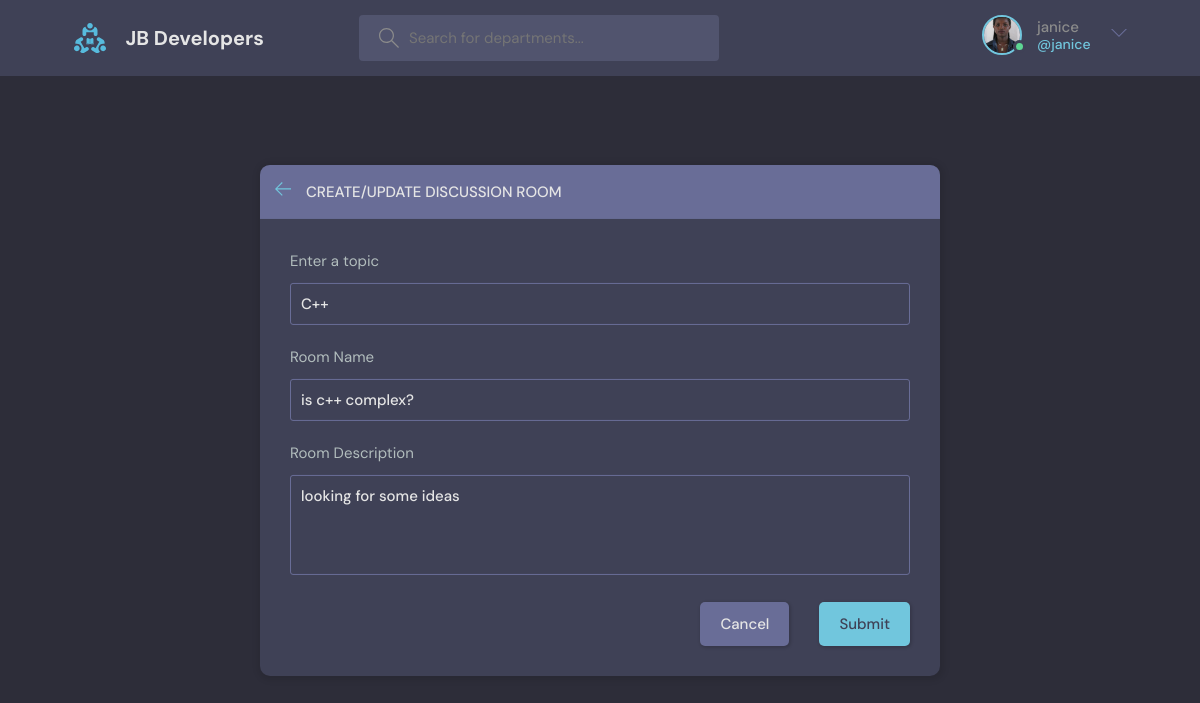
Page /update_department/2/ (signed in) on the committed database.
### base/models.py (models this page shows, shortened)
class User(AbstractUser):
    name = models.CharField(max_length=200,null=True)
    email = models.EmailField(unique=True ,null=True)
    bio = models.TextField(null=True)
    avatar = models.ImageField(null=True, default='avatar.svg')
    USERNAME_FIELD = 'email'
    REQUIRED_FIELDS = []

class Department(models.Model):
    host = models.ForeignKey(User, on_delete=models.SET_NULL, null=True)
    topic = models.ForeignKey(Topic, on_delete=models.SET_NULL, null=True)
    name = models.CharField(max_length=200)
    description = models.TextField(null=True,blank=True)
    participants = models.ManyToManyField(User, related_name='participants', blank=True)
    updated = models.DateTimeField(auto_now=True)
    created = models.DateTimeField(auto_now_add=True)
    class Meta:
        ordering = ['-updated','-created']

class Topic(models.Model):
    name = models.CharField(max_length=200)

### base/views.py (the view, shortened to what this page needs)
# urls.py: path('update_department/<str:pk>/', views.UpdateDepartment, name="update_department"),
@login_required(login_url='login')
def UpdateDepartment(request, pk):
    department = Department.objects.get(id=pk)
    form = DepartmentForm(instance=department)
    topics = Topic.objects.all()
    if request.user != department.host:
        return HttpResponse("you are not allowed to edit this room")
    context = {'form':form, 'topics':topics, 'department':department}
    return render (request, 'base/department_form.html', context)

### base/forms.py
class DepartmentForm(ModelForm):
    class Meta:
        model = Department
        fields = '__all__'
        exclude = ['host', 'participants']

### base/templates/base/department_form.html (shortened to what this page needs)
{% extends 'main.html' %}
{% block contents %}
  <main class="create-room layout">
    <div class="container">
      <div class="layout__box">
        <div class="layout__boxHeader">
          <div class="layout__boxTitle">
            <a href="{% url 'home' %}">
              <svg version="1.1" xmlns="http://www.w3.org/2000/svg" width="32" height="32" viewBox="0 0 32 32">
                <title>arrow-left</title>
                <path
                  d="M13.723 2.286l-13.723 13.714 13.719 13.714 1.616-1.611-10.96-10.96h27.625v-2.286h-27.625l10.965-10.965-1.616-1.607z">
                </path>
              </svg>
            </a>
            <h3>Create/Update Discussion Room</h3>
          </div>
        </div>
        <div class="layout__body">
          <form class="form" action="" method="POST">
            <div class="form__group">
              <label for="room_topic">Enter a topic</label>
              <input type="text" required list="topic-list" value="{{department.topic.name}}" name="topic" />
            </div>
            <div class="form__group">
              <label for="room_name">Room Name</label>
              {{form.name}}
            </div>
            <div class="form__group">
              <label for="room_description">Room Description</label>
              {{form.description}}
            </div>
            <div class="form__action">
              <a class="btn btn--dark" href="{% url 'home' %}">Cancel</a>
              <button class="btn btn--main" type="submit">Submit</button>
            </div>
          </form>
        </div>
      </div>
    </div>
  </main>
{% endblock %}

### templates/navbar.html (shortened to what this page needs)
{% load static %}
<header class="header header--loggedIn">
    <div class="container">
      <a href="{% url 'home' %}" class="header__logo">
        <img src="{% static 'images/logo.svg' %}" />
        <h1>JB Developers</h1>
      </a>
      <form method="GET" class="header__search" action="{% url 'home' %}">
        <label>
          <input name='q' placeholder="Search for departments..." />
        </label>
      </form>
      <nav class="header__menu">
        {% if request.user.is_authenticated %}
        <div class="header__user">
          <a href="{% url 'update-user' %}">
            <div class="avatar avatar--medium active">
              <img src="{{user.avatar.url}}" />
            </div>
            <p>{{user.username}}<span>@{{user.username}}</span></p>
          </a>
          <button class="dropdown-button">
            <svg version="1.1" xmlns="http://www.w3.org/2000/svg" width="32" height="32" viewBox="0 0 32 32">
              <title>chevron-down</title>
              <path d="M16 21l-13-13h-3l16 16 16-16h-3l-13 13z"></path>
            </svg>
          </button>
        </div>
      {% else %}
        <a href="{% url 'login' %}">
          <img src="{% static 'images/avatar.svg' %}" />
          <p>Login</p>
          {% endif %}
      </nav>
    </div>
  </header>

### static/styles/style.css (style rules this page uses)
* { font-family: "DM Sans", -apple-system, BlinkMacSystemFont, "Segoe UI", Roboto, Oxygen, Ubuntu, Cantarell, "Open Sans", "Helvetica Neue", sans-serif; margin: 0; padding: 0; box-sizing: border-box; text-rendering: optimizeLegibility; font-size: inherit; }
body { line-height: 1.6; font-weight: 400; font-size: 1.5rem; color: var(--color-light-gray); background-color: var(--color-bg); min-height: 100vh; }
img { width: 100%; }
a { display: inline-block; color: var(--color-main); text-decoration: none; }
.container { max-width: 120rem; width: 90%; margin: auto; }
.btn { background-color: transparent; border: none; display: inline-flex; align-items: center; gap: 1rem; cursor: pointer; transition: all ease-in-out 0.3s; padding: 1rem 2rem; border-radius: 5px; box-shadow: 1px 1px 3px 1px rgba(0, 0, 0, 0.15); font-weight: 500; }
.btn--main { background-color: var(--color-main); color: var(--color-dark); }
.btn--dark { background-color: var(--color-dark-light); color: var(--color-light); }
.avatar { position: relative; display: inline-block; border-radius: 50%; border: 2px solid var(--color-main); }
.avatar img { display: block; border-radius: 50%; object-fit: cover; object-position: center; }
.avatar::after { content: ""; display: block; position: absolute; background-color: var(--color-gray); z-index: 111; border-radius: 50%; border: 0.3rem solid var(--color-dark); }
.avatar.active::after { background-color: var(--color-success); }
.avatar.avatar--medium img { width: 3.6rem; height: 3.6rem; border-radius: 50%; }
.avatar.avatar--medium:after { width: 0.7rem; height: 0.7rem; bottom: 0px; right: -6px; }
.header { padding: 1.5rem; background-color: var(--color-dark); }
.header > .container { display: flex; gap: 9.5rem; }
.header__logo, .header__user { display: flex; gap: 2rem; align-items: center; }
.header__logo > img { height: 3.2rem; width: 3.2rem; }
.header__logo > h1 { font-weight: 700; font-size: 2rem; color: var(--color-light); }
.header__search > label { background-color: var(--color-dark-medium); padding: 1.3rem 1rem; display: flex; align-items: center; gap: 1rem; border-radius: 4px; }
.header__search svg { fill: var(--color-gray); width: 2rem; height: 2rem; margin-left: 1rem; }
.header__search input { width: 30rem; background: transparent; border: none; outline: none; color: var(--color-light); }
.header__menu { margin-left: auto; position: relative; }
.header__menu a { display: flex; gap: 1.5rem; align-items: center; font-weight: 500; text-decoration: none; color: var(--color-gray); }
.header__menu img { height: 3.6rem; }
.header__menu p { line-height: 1.2; }
.header__menu span { color: var(--color-main); font-weight: 500; font-size: 1.4rem; display: block; }
.header__menu svg { width: 1.6rem; height: 1.6rem; fill: var(--color-dark-light); }
.dropdown-button { background: transparent; border: 0; outline: 0; cursor: pointer; }
.layout { margin-top: 2.4rem; }
.layout > .container { display: flex; justify-content: space-between; align-items: flex-start; }
.layout__box { width: 90%; max-width: 48rem; min-height: 40rem; position: absolute; top: 50%; left: 50%; transform: translate(-50%, -46%); background-color: var(--color-dark); border-radius: 1rem; box-shadow: 1px 1px 6px 3px rgba(0, 0, 0, 0.1); overflow: hidden; }
.layout__boxHeader { display: flex; padding: 1.5rem; background-color: var(--color-dark-light); }
.layout__boxTitle { display: flex; gap: 1.5rem; align-items: center; }
.layout__boxTitle h3 { text-transform: uppercase; font-weight: 500; color: var(--color-light); }
.layout__boxTitle svg { width: 1.6rem; height: 1.6rem; fill: var(--color-main); }
.layout__body { margin: 3rem; }
.form__group { margin-bottom: 2rem; width: 100%; }
.form__group label { display: block; font-size: 1.5rem; margin-bottom: 1rem; }
.form__group input, .form__group textarea, .form__group select { background: transparent; border: 1px solid var(--color-dark-light); padding: 1rem; border-radius: 3px; width: 100%; color: var(--color-light); font-weight: 500; outline: none; }
.form__group textarea { background: transparent; height: 10rem; resize: none; }
.form__action { display: flex; justify-content: flex-end; gap: 3rem; }
.create-room.layout .layout__box { max-width: 68rem; }

### rows in the picture
User: avatar (picture), username "janice"
Department: topic "C++", name "is c++ complex?", description "looking for some ideas"
